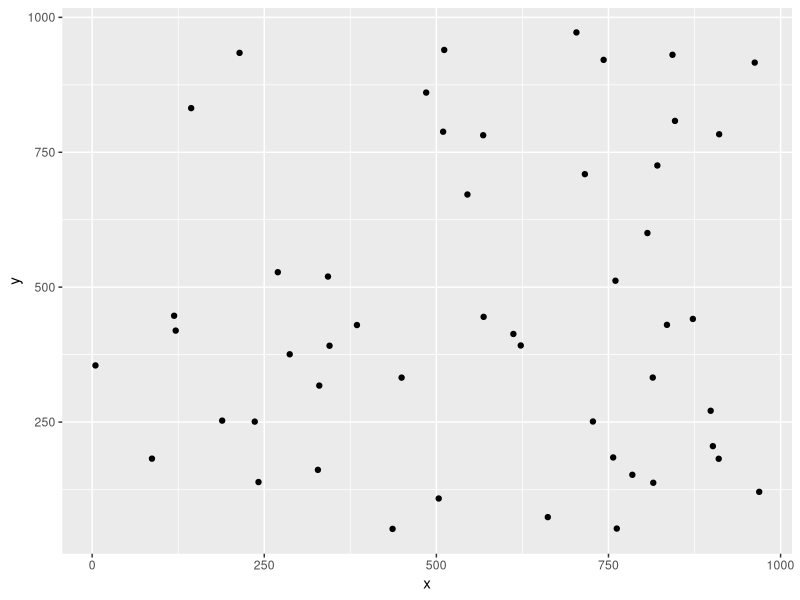

Write R code to recreate this figure.
## ---- chunk 1
library(data.table)
library(ggplot2)

knitr::opts_chunk$set(echo = FALSE)
## ---- chunk 2
y_limit <- 1000
x_limit <- 1000
square_max <- 10
square_min <- 5
colors <- c('green', 'orange', 'purple')
shapes <- c('square', 'circle')
n <- 50

set.seed(20211118)

data.table(
  x = runif(n, 0, x_limit)
)

generate_obj <- function() {
  square_dim <- runif(1, square_min, square_max)
  x <- runif(1, 0, x_limit - square_dim)
  y <- runif(1, 0, y_limit - square_dim)
  x_high <- x + square_dim
  y_high <- y + square_dim
  color <- sample(colors, 1)
  shape <- sample(shapes, 1)
  list(
    x = x,
    y = y,
    x_high = x_high,
    y_high = y_high,
    color = color,
    shape = shape
  )
}

inside <- function(x, y, dt) {
  x > dt$x & y > dt$y & x < dt$x_high & y < dt$y_high
}

overlaps <- function(obj, dt) {
  any(inside(obj$x, obj$y, dt) | inside(obj$x_high, obj$y_high, dt))
}

pick_obj <- function(dt) {
  repeat {
    obj <- generate_obj()
    if (!overlaps(obj, dt)) {
      break
    }
  }
  obj
}

add_obj <- function(dt) {
  rbindlist(list(dt, pick_obj(dt)))
}

dt <- rbindlist(list(generate_obj()))
for (i in 2:n) {
  dt <- add_obj(dt)
}

ggplot(dt) +
  geom_point(aes(x = x, y = y))
